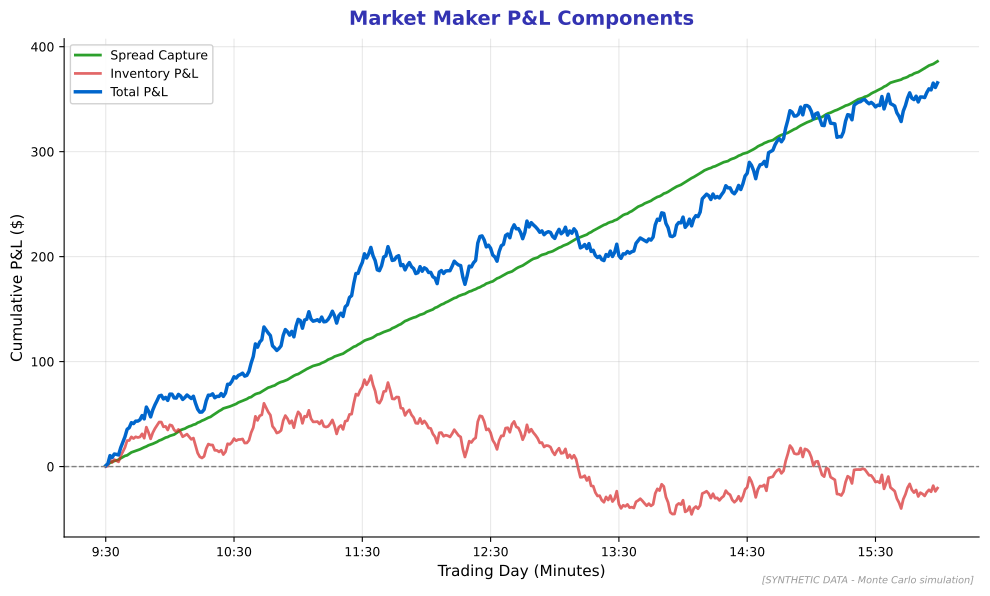

Generate this figure with Python:
"""
Market Maker Economics
Shows bid-ask spread profit and inventory risk

Output: market_makers.pdf
Module: module_04_traditional
Lesson: 41 - Market Microstructure
"""

from pathlib import Path
import matplotlib.pyplot as plt
import numpy as np

plt.rcParams.update({
    'font.size': 10,
    'axes.labelsize': 10,
    'axes.titlesize': 11,
    'xtick.labelsize': 9,
    'ytick.labelsize': 9,
    'legend.fontsize': 9,
    'figure.figsize': (10, 6),
    'figure.dpi': 150
})

MLPURPLE = '#3333B2'
MLBLUE = '#0066CC'
MLORANGE = '#FF7F0E'
MLGREEN = '#2CA02C'
MLRED = '#D62728'

def create_chart():
    fig, ax = plt.subplots(figsize=(10, 6))

    np.random.seed(42)

    # Simulated market maker P&L over a trading day (minutes)
    minutes = np.arange(0, 390)  # 6.5 hours

    # Spread capture (positive) vs inventory risk (volatile)
    spread_pnl = np.cumsum(np.random.uniform(0.5, 1.5, len(minutes)))  # Consistent small gains
    inventory_pnl = np.cumsum(np.random.normal(0, 5, len(minutes)))  # Volatile
    total_pnl = spread_pnl + inventory_pnl

    ax.plot(minutes, spread_pnl, color=MLGREEN, linewidth=2, label='Spread Capture')
    ax.plot(minutes, inventory_pnl, color=MLRED, linewidth=2, alpha=0.7, label='Inventory P&L')
    ax.plot(minutes, total_pnl, color=MLBLUE, linewidth=2.5, label='Total P&L')
    ax.axhline(y=0, color='gray', linestyle='--', linewidth=1)

    ax.set_xlabel('Trading Day (Minutes)', fontsize=11)
    ax.set_ylabel('Cumulative P&L ($)', fontsize=11)
    ax.set_title('Market Maker P&L Components', fontsize=14,
                 fontweight='bold', color=MLPURPLE, pad=10)

    ax.legend(loc='upper left', framealpha=0.9)
    ax.grid(True, alpha=0.3)

    # Add time labels
    ax.set_xticks([0, 60, 120, 180, 240, 300, 360])
    ax.set_xticklabels(['9:30', '10:30', '11:30', '12:30', '13:30', '14:30', '15:30'])

    ax.spines['top'].set_visible(False)
    ax.spines['right'].set_visible(False)

    fig.text(0.98, 0.02, '[SYNTHETIC DATA - Monte Carlo simulation]',
             fontsize=7, color='#999999', ha='right', style='italic')

    plt.tight_layout()

    output_path = Path(__file__).parent / 'market_makers.pdf'
    plt.savefig(output_path, format='pdf', dpi=300, bbox_inches='tight')
    plt.close()
    print(f"Chart saved to: {output_path}")
    return output_path

if __name__ == '__main__':
    create_chart()
